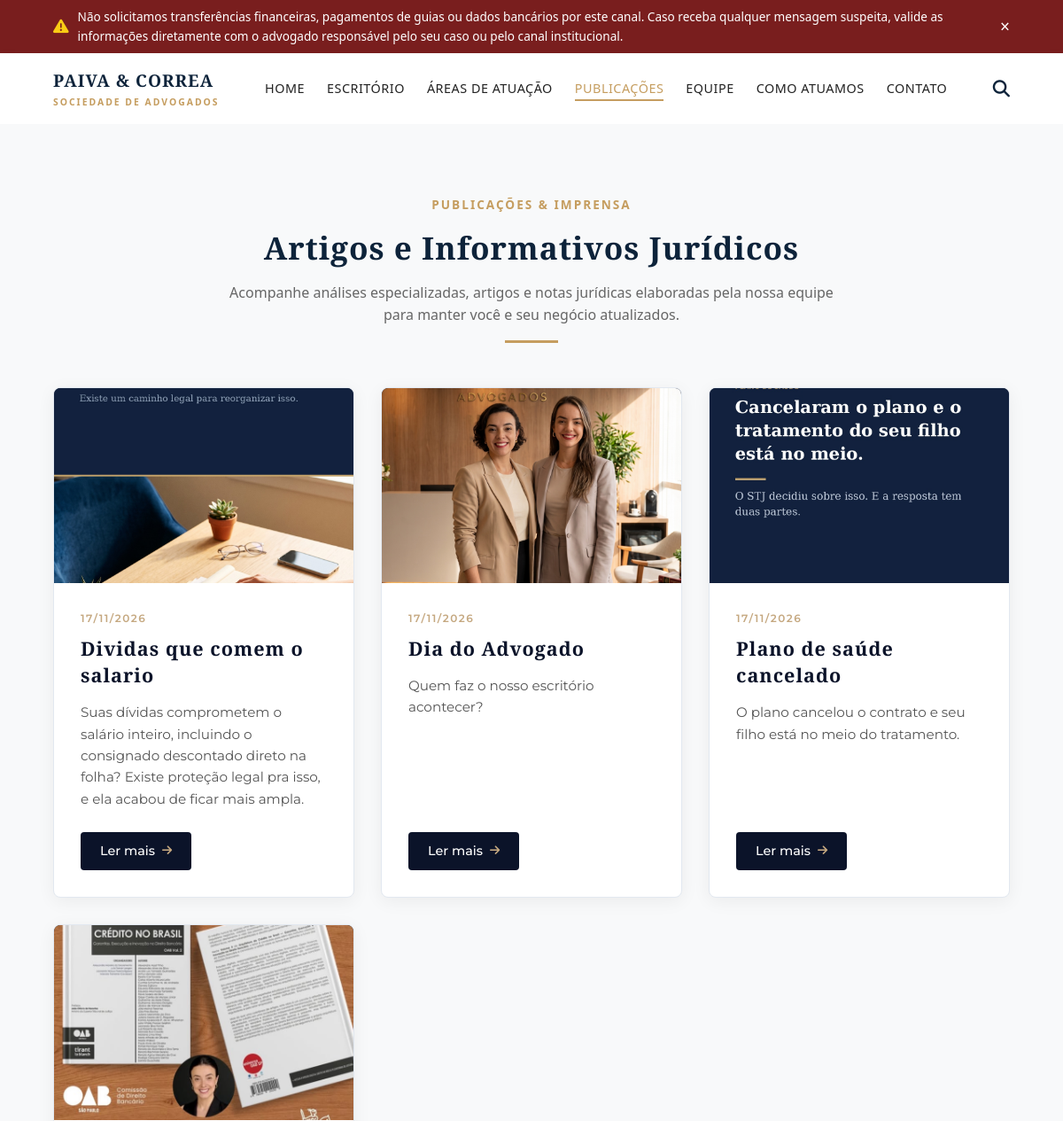
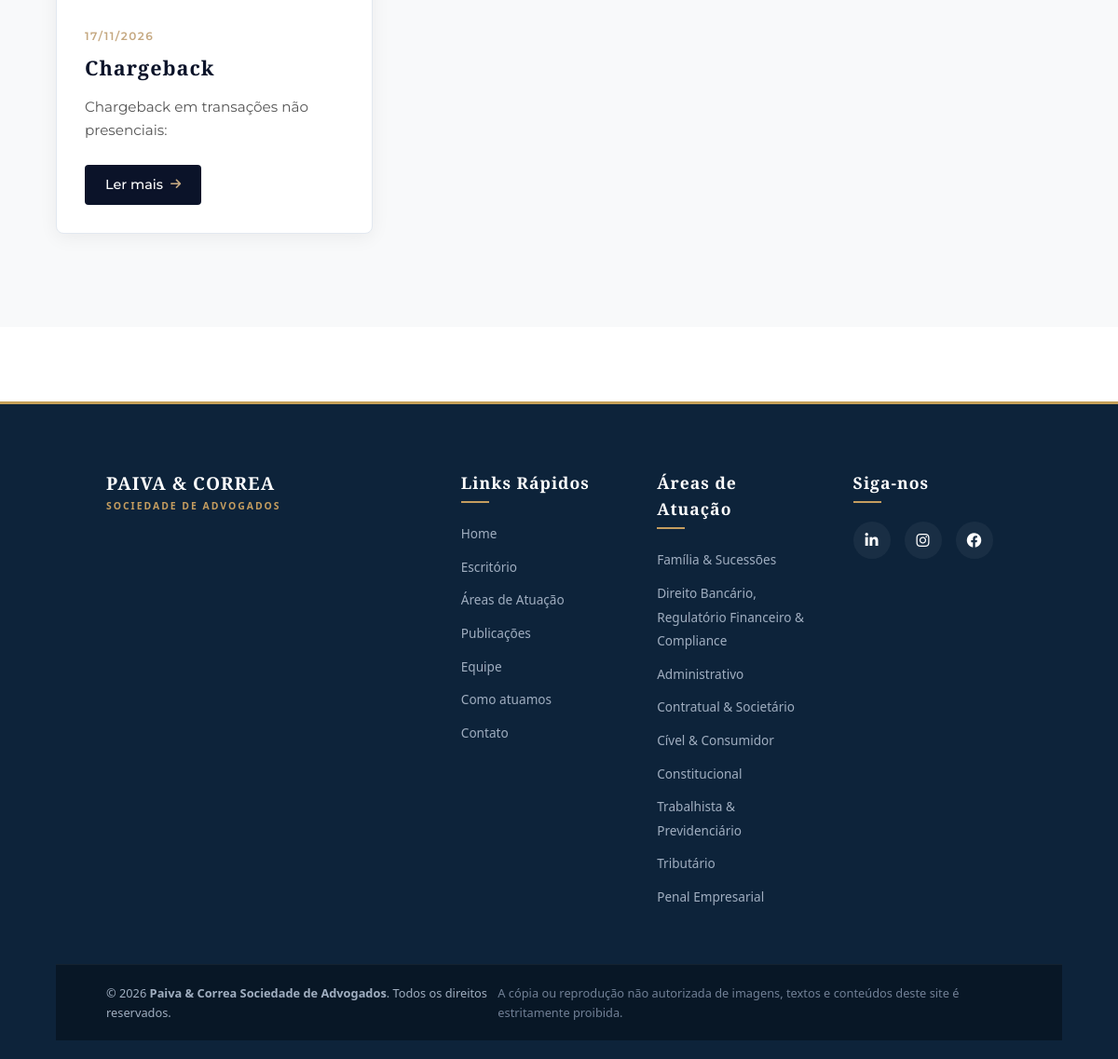
Page /noticias-e-publicacoes/ on the committed database (2 pictures, top to bottom).
### app.py (models this page shows, shortened)
class Noticia(db.Model):
  id = db.Column(db.Integer, primary_key=True)
  titulo = db.Column(db.String(200), nullable=False)
  slug = db.Column(
      db.String(250), unique=True, nullable=False
  )  # O slug é uma coluna real no banco e permite ordenação
  resumo = db.Column(db.Text, nullable=False)
  conteudo = db.Column(db.Text, nullable=False)
  imagem = db.Column(db.String(250), nullable=True)
  data_publicacao = db.Column(db.DateTime, default=datetime.utcnow)
  publicado = db.Column(db.Boolean, default=True)

### app.py (the view)
@app.route("/noticias-e-publicacoes/")
def lista_noticias():
  noticias = (
      Noticia.query.filter_by(publicado=True)
      .order_by(Noticia.data_publicacao.desc())
      .all()
  )
  return render_template("noticias.html", noticias=noticias)

### templates/noticias.html (shortened to what this page needs)
<!DOCTYPE html>
<html lang="pt-BR">
<head>
    <link rel="stylesheet" href="{{ url_for('static', filename='css/style.css') }}">
    <link rel="stylesheet" href="https://cdnjs.cloudflare.com/ajax/libs/font-awesome/6.4.0/css/all.min.css">
</head>
<body>
    <div class="top-alert" id="securityAlert">
        <div class="container alert-container">
            <div class="alert-content">
                <i class="fa-solid fa-triangle-exclamation alert-icon"></i>
                <span>
                    Não solicitamos transferências financeiras, pagamentos de guias ou dados bancários por este canal. Caso receba qualquer mensagem suspeita,
                    valide as informações diretamente com o advogado responsável pelo seu caso ou pelo canal institucional.
                </span>
            </div>
            <button class="alert-close" onclick="closeAlert()">×</button>
        </div>
    </div>
    <header class="main-header" id="header">
        <div class="container header-container">
            <a href="{{ url_for('home') }}" class="logo">
                <div class="logo-text">
                    <span class="brand-name">PAIVA & CORREA</span>
                    <span class="brand-sub">SOCIEDADE DE ADVOGADOS</span>
                </div>
            </a>
            <nav class="nav-menu" id="navMenu">
                <ul>
                    <li><a href="{{ url_for('home') }}">Home</a></li>
                    <li><a href="{{ url_for('home') }}#sobre">Escritório</a></li>
                    <li><a href="{{ url_for('home') }}#atuacao">Áreas de Atuação</a></li>
                    <li><a href="{{ url_for('home') }}#publicacoes" class="active">Publicações</a></li>
                    <li><a href="{{ url_for('home') }}#equipe">Equipe</a></li>
                    <li><a href="{{ url_for('home') }}#comoatuamos">Como atuamos</a></li>
                    <li><a href="{{ url_for('home') }}#contato">Contato</a></li>
                </ul>
            </nav>
            <div class="header-actions">
                <button class="search-btn" id="searchBtn" aria-label="Buscar"><i class="fa-solid fa-magnifying-glass"></i></button>
            </div>
        </div>
    <section class="news-slider-section" style="padding: 80px 0 100px 0; background-color: #f8f9fa;">
        <div class="container">
            <div class="section-header text-center">
                <span class="section-subtitle">Publicações & Imprensa</span>
                <h2>Artigos e Informativos Jurídicos</h2>
                <p class="section-desc">Acompanhe análises especializadas, artigos e notas jurídicas elaboradas pela nossa equipe para manter você e seu negócio atualizados.</p>
                <div class="header-divider"></div>
            </div>
            <div style="display: grid; grid-template-columns: repeat(auto-fit, minmax(320px, 1fr)); gap: 30px; margin-top: 50px;">
                {% if noticias %}
                    {% for noticia in noticias %}
                    <div style="background: #ffffff; border-radius: 8px; overflow: hidden; box-shadow: 0 4px 20px rgba(0,0,0,0.06); border: 1px solid #e2e8f0; display: flex; flex-direction: column; transition: transform 0.3s ease;">
                        {% if noticia.imagem %}
                        <div style="height: 220px; overflow: hidden; background: #0b1329;">
                            <img src="{{ url_for('static', filename='uploads/noticias/' + noticia.imagem) }}" alt="{{ noticia.titulo }}" style="width: 100%; height: 100%; object-fit: cover;">
                        </div>
                        {% endif %}
                        <div style="padding: 30px; display: flex; flex-direction: column; flex-grow: 1;">
                            <span style="font-size: 0.75rem; text-transform: uppercase; letter-spacing: 1.5px; color: #c5a880; font-weight: 600; margin-bottom: 10px; font-family: 'Montserrat', sans-serif;">
                                {{ noticia.data_publicacao.strftime('%d/%m/%Y') }}
                            </span>
                            <h3 style="font-family: 'Cinzel', serif; font-size: 1.35rem; color: #0b1329; margin-bottom: 15px; line-height: 1.4; font-weight: 700;">
                                {{ noticia.titulo }}
                            </h3>
                            <p style="color: #555555; font-size: 0.95rem; line-height: 1.6; margin-bottom: 25px; font-family: 'Montserrat', sans-serif; flex-grow: 1;">
                                {{ noticia.resumo }}
                            </p>
                            <div style="margin-top: auto;">
                                <a href="{{ url_for('detalhe_noticia', slug=noticia.slug) }}" style="display: inline-flex; align-items: center; justify-content: center; gap: 8px; background-color: #0b1329; color: #ffffff; padding: 10px 22px; border-radius: 4px; font-weight: 500; text-decoration: none; font-size: 0.9rem; font-family: 'Montserrat', sans-serif; transition: background-color 0.2s;">
                                    Ler mais <i class="fa-solid fa-arrow-right" style="color: #c5a880; font-size: 0.8rem;"></i>
                                </a>
                            </div>
                        </div>
                    </div>
                    {% endfor %}
                {% else %}
                    <p style="text-align: center; color: #718096; grid-column: 1 / -1; padding: 40px;">Nenhuma publicação cadastrada no momento.</p>
                {% endif %}
            </div>
        </div>
    </section>
    <footer class="footer">
        <div class="container footer-grid">
            <div class="footer-col">
                <a href="{{ url_for('home') }}" class="logo footer-logo">
                    <div class="logo-text">
                        <span class="brand-name">PAIVA & CORREA</span>
                        <span class="brand-sub">SOCIEDADE DE ADVOGADOS</span>
                    </div>
                </a>
            </div>
            <div class="footer-col">
                <h4>Links Rápidos</h4>
                <ul>
                    <li><a href="{{ url_for('home') }}">Home</a></li>
                    <li><a href="{{ url_for('home') }}#sobre">Escritório</a></li>
                    <li><a href="{{ url_for('home') }}#atuacao">Áreas de Atuação</a></li>
                    <li><a href="{{ url_for('home') }}#publicacoes">Publicações</a></li>
                    <li><a href="{{ url_for('home') }}#equipe">Equipe</a></li>
                    <li><a href="{{ url_for('home') }}#comoatuamos">Como atuamos</a></li>
                    <li><a href="{{ url_for('home') }}#contato">Contato</a></li>
                </ul>
            </div>
            <div class="footer-col">
                <h4>Áreas de Atuação</h4>
                <ul>
                    <li><a href="{{ url_for('home') }}#atuacao">Família & Sucessões</a></li>
                    <li><a href="{{ url_for('home') }}#atuacao">Direito Bancário, Regulatório Financeiro & Compliance</a></li>
                    <li><a href="{{ url_for('home') }}#atuacao">Administrativo</a></li>
                    <li><a href="{{ url_for('home') }}#atuacao">Contratual & Societário</a></li>
                    <li><a href="{{ url_for('home') }}#atuacao">Cível & Consumidor</a></li>
                    <li><a href="{{ url_for('home') }}#atuacao">Constitucional</a></li>
                    <li><a href="{{ url_for('home') }}#atuacao">Trabalhista & Previdenciário</a></li>
                    <li><a href="{{ url_for('home') }}#atuacao">Tributário</a></li>
                    <li><a href="{{ url_for('home') }}#atuacao">Penal Empresarial</a></li>
                </ul>
            </div>
            <div class="footer-col">
                <h4>Siga-nos</h4>
                <div class="footer-social">
                    <a href="https://www.linkedin.com/company/paiva-correa-sociedade-de-advogados/?viewAsMember=true" target="_blank" aria-label="LinkedIn"><i class="fa-brands fa-linkedin-in"></i></a>
                    <a href="https://www.instagram.com/paivaecorrea.adv/" target="_blank" aria-label="Instagram"><i class="fa-brands fa-instagram"></i></a>
                    <a href="https://www.facebook.com/profile.php?id=6158736587758" target="_blank" aria-label="Facebook"><i class="fa-brands fa-facebook"></i></a>
                </div>
            </div>
        </div>
        <div class="footer-bottom">
            <div class="container footer-bottom-inner">
                <p>© 2026 <strong>Paiva & Correa Sociedade de Advogados</strong>. Todos os direitos reservados.</p>
                <p class="disclaimer">A cópia ou reprodução não autorizada de imagens, textos e conteúdos deste site é estritamente proibida.</p>
            </div>
        </div>
    </footer>
</body>
</html>

### rows in the picture
Noticia: imagem (picture), data_publicacao "17/11/2026", titulo "Dividas que comem o salario", resumo "Suas dívidas comprometem o salário inteiro, incluindo o consignado descontado direto na folha? Existe proteção legal pra isso, e ela acabou de ficar mais ampla."
Noticia: imagem (picture), data_publicacao "17/11/2026", titulo "Dia do Advogado", resumo "Quem faz o nosso escritório acontecer?"
Noticia: imagem (picture), data_publicacao "17/11/2026", titulo "Plano de saúde cancelado", resumo "O plano cancelou o contrato e seu filho está no meio do tratamento."
Noticia: imagem (picture), data_publicacao "17/11/2026", titulo "Chargeback", resumo "Chargeback em transações não presenciais:"
